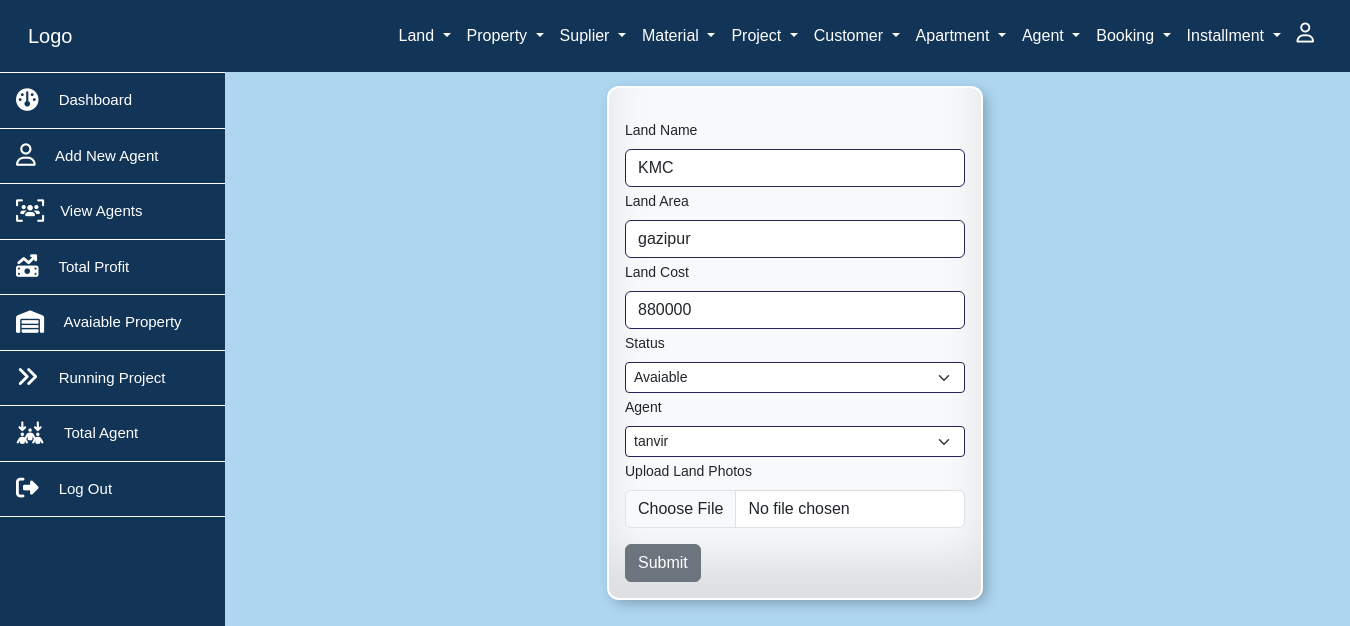
/pages/land/updatedata.php?id=7, run on an earlier commit of the app's database.
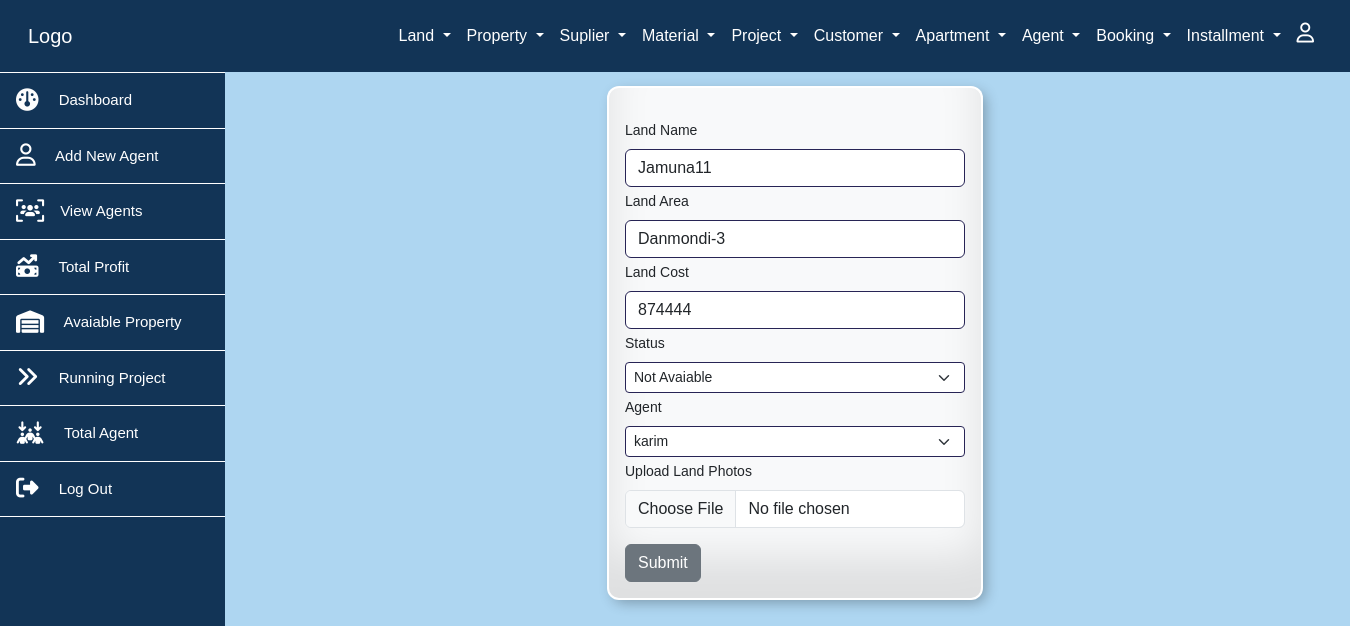
And on a later commit of the database.
### tables this page shows
CREATE TABLE `land` (
  `land_id` int(11) NOT NULL,
  `land_name` varchar(55) NOT NULL,
  `land_area` varchar(55) NOT NULL,
  `land_cost` decimal(10,0) NOT NULL,
  `land_agent_id` int(55) NOT NULL,
  `ls_id` int(11) NOT NULL,
  `land_img` varchar(50) NOT NULL
);

CREATE TABLE `land_status` (
  `ls_id` int(11) NOT NULL,
  `is_name` varchar(55) NOT NULL
);

CREATE TABLE `land_agent` (
  `land_agent_id` int(11) NOT NULL,
  `land_agent_name` varchar(55) NOT NULL,
  `land_agent_location` varchar(55) NOT NULL,
  `land_agent_contact` varchar(55) NOT NULL,
  `agent_img` varchar(50) NOT NULL
);

### pages/land/updatedata.php (the view, shortened to what this page needs)
<?php include('../../includes/conf.php');
    $userid = $_GET['id'];
    $sql = "SELECT * FROM land where land_id = $userid";
    $result = $conn->query($sql);
    $row = $result->fetch_assoc();
?>
<div class="col-md-12 container d-flex justify-content-center bg">
  <div class="col-md-4">
  <form method="post" class="col-md-12 bg-light mt-3 pdiv" enctype="multipart/form-data">
  <div class="p-3">
  <div>
      <label for="land" class="form-label mt-3">Land Name</label>
      <input type="text" class="form-control mb-1 in" id="land" name="lname" value="<?= $row['land_name']?>">
    </div>
    <div >
      <label for="larea" class="form-label">Land Area</label>
      <input type="text" class="form-control mb-1 in" id="larea" name="larea" value="<?= $row['land_area']?>">
    </div>
    <div >
      <label for="larea" class="form-label">Land Cost</label>
      <input type="text" class="form-control mb-1 in" id="larea" name="lcost" value="<?= $row['land_cost']?>">
    </div>
    <div >
    <label for="larea" class="form-label">Status</label>
      <select class="form-select form-select-sm in mb-1" name="status" aria-label=".form-select-sm example">
        <?php
         $sql = "SELECT * FROM land_status";
         $result = $conn->query($sql);
         while ($rows = $result->fetch_assoc()) {
        ?>
          <option value= "<?=$rows['ls_id'];?>" <?php if($rows['ls_id']==$row['ls_id']){echo 'selected';}?>><?php echo$rows['is_name'];?></option>
          <?php }?>
      </select>
    </div>
    <div >
    <label for="larea" class="form-label">Agent</label>
      <select class="form-select form-select-sm in mb-1" name="agent" aria-label=".form-select-sm example">
        <?php
         $sql = "SELECT * FROM land_agent";
         $result = $conn->query($sql);
         while ($rows = $result->fetch_assoc()) {
        ?>
          <option value= "<?= $rows['land_agent_id'];?>" <?php if($rows['land_agent_id']==$row['land_agent_id']){echo 'selected';};?>>
          <?php echo$rows['land_agent_name'];?>
        </option>
          <?php }?>
      </select>
    </div>
    <div class="mb-3">
      <label for="formFile" class="form-label">Upload Land Photos</label>
      <input class="form-control" type="file" id="formFile" name='pic'>
  </div>
  <input type="submit" class="btn btn-secondary" name="sub">
  </form>
</div>
</div>

What changed in the data, as far as the page shows it:
changed land: lname "KMC" → "Jamuna11"; larea "gazipur" → "Danmondi-3"; lcost "880000" → "874444"; status "Avaiable" → "Not Avaiable"; agent "tanvir" → "karim"
